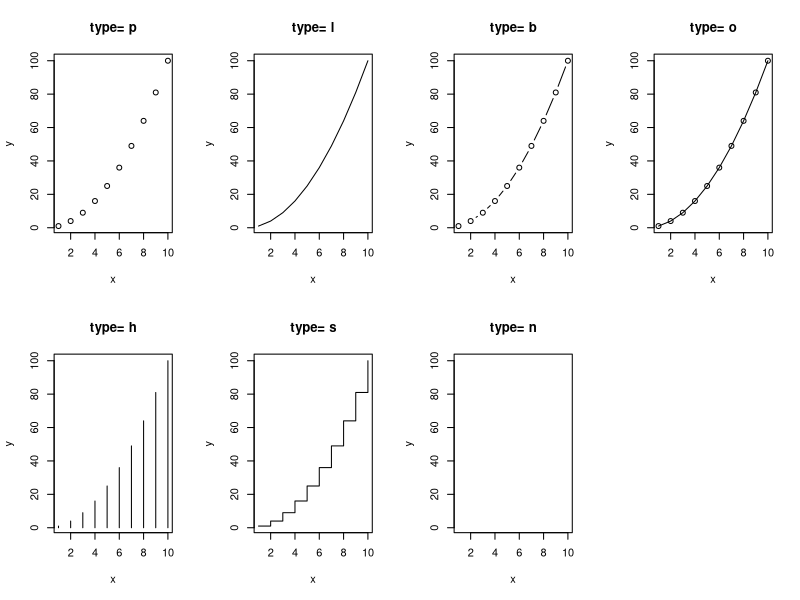
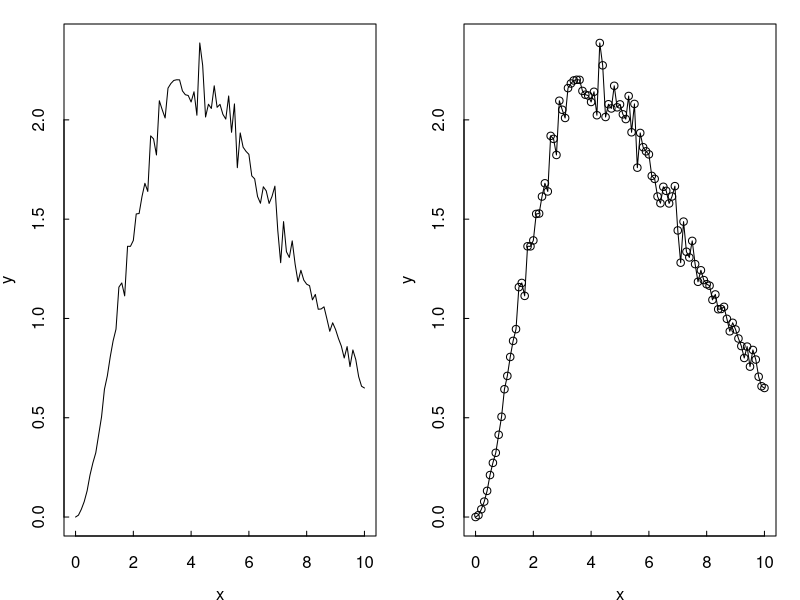
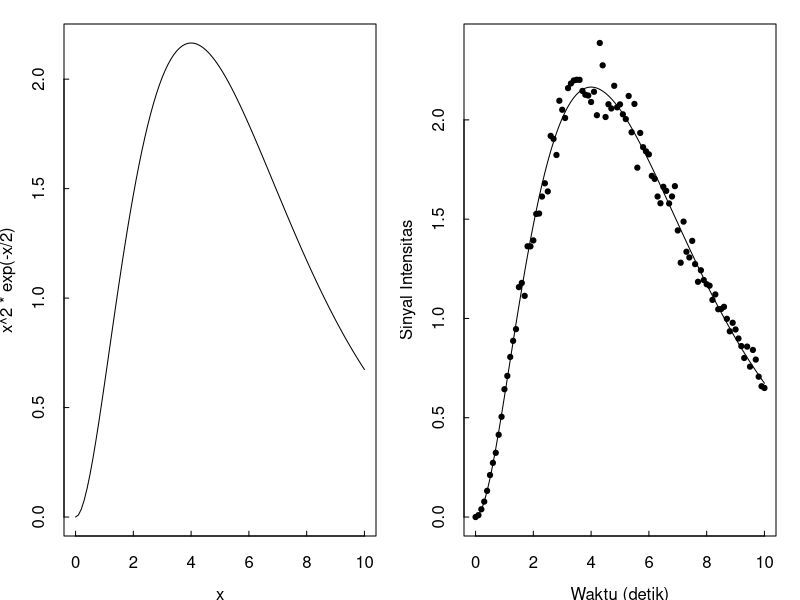
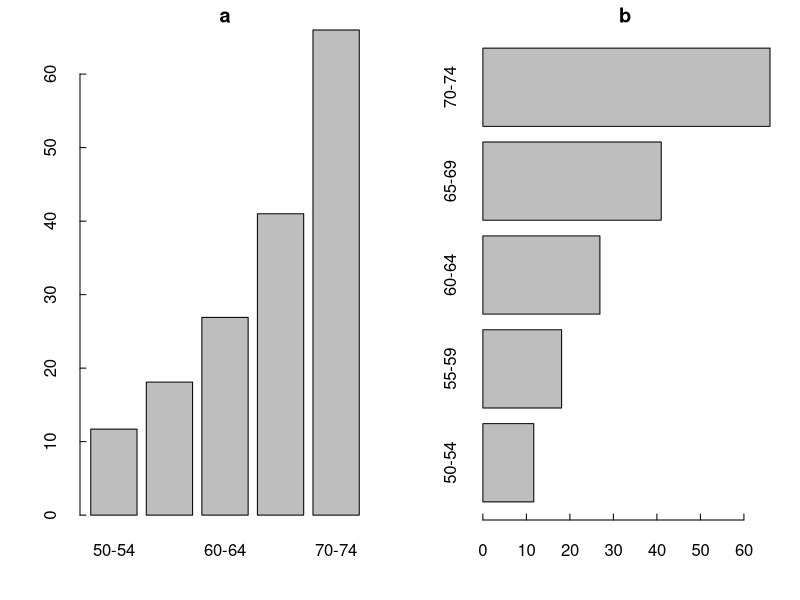
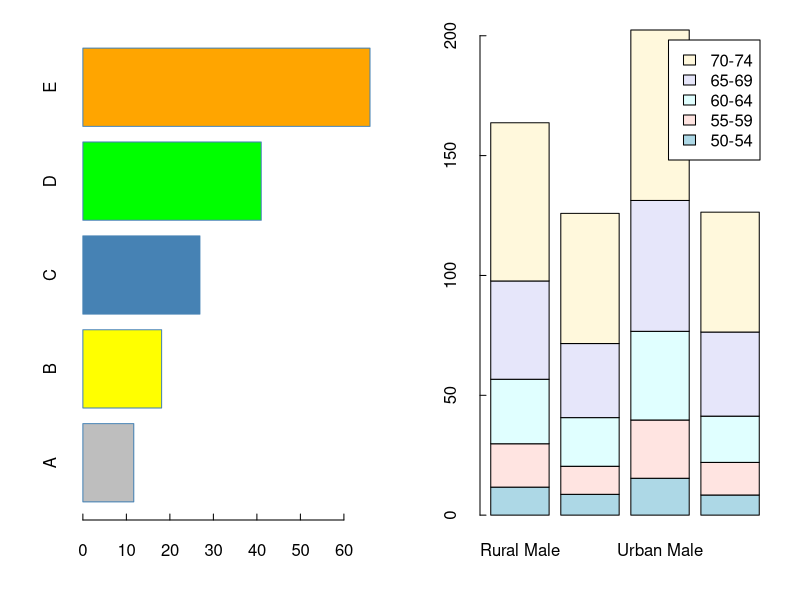
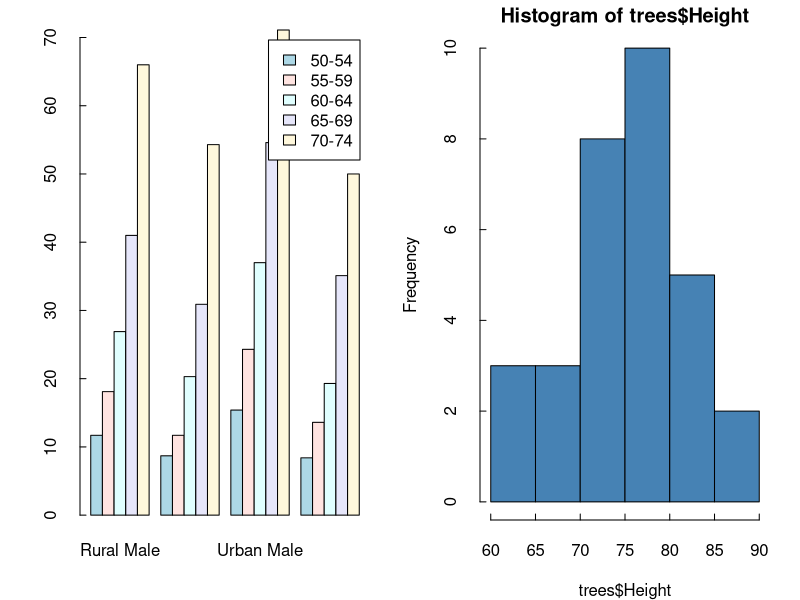
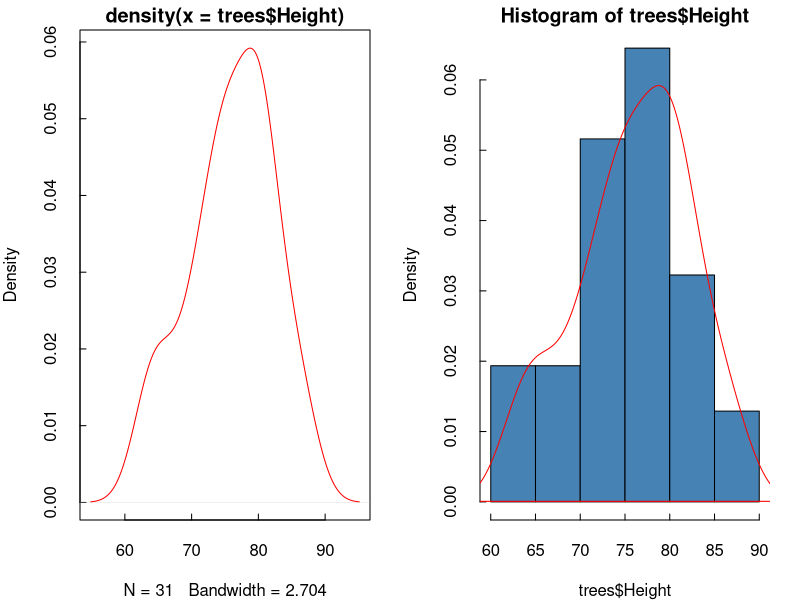
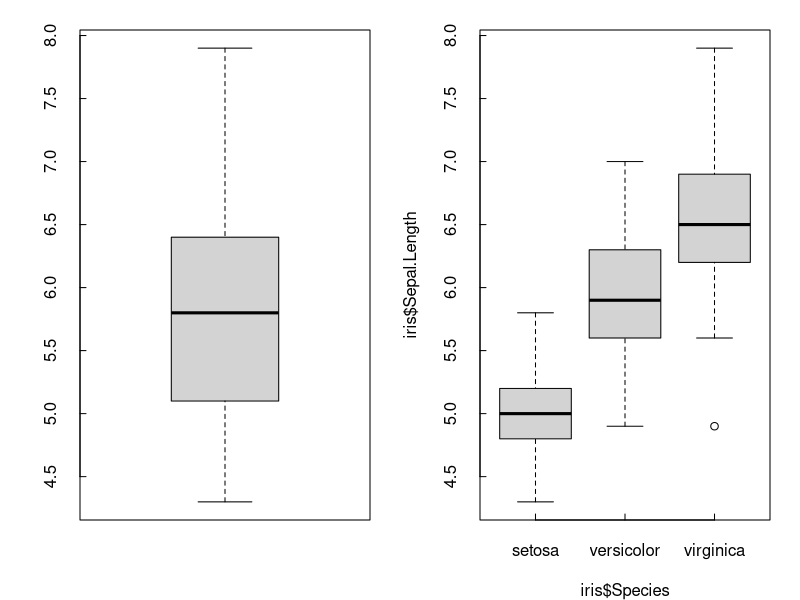

These figures' R source, in order:
## ---- chunk 1
# membuat vektor data 
x <- c(1:10); y <- x^2
## ---- chunk 2
# membagi jendela grafik menajdi 2 baris dan 4 kolom
par(mfrow=c(2,4))

# loop
type <- c("p","l","b","o","h","s","n")
for (i in type){
  plot(x,y, type= i,
       main= paste("type=", i))
}
## ---- chunk 3
par(mfrow=c(1,1))
## ---- chunk 4
set.seed(123)
x <- seq(from=0, to=10, by=0.1)
y <- x^2*exp(-x/2)*(1+rnorm(n=length(x), mean=0, sd=0.05))
## ---- chunk 5
par(mfrow=c(1,2),
    # mengatur margin grafik
    mar=c(4,4,1.5,1.5),
    # mengatur margin sumbu
    mex=0.8,
    # arah tick sumbu koordinat
    tcl=0.3)
plot(x, y, type="l")
plot(x, y, type="o")

## ---- chunk 6
par(mfrow=c(1,1))
## ---- chunk 7
par(mfrow=c(1,2),
    # mengatur margin grafik
    mar=c(4,4,1.5,1.5),
    # mengatur margin sumbu
    mex=0.8,
    # arah tick sumbu koordinat
    tcl=0.3)

# Grafik kiri
curve(expr=x^2*exp(-x/2), 
      from=0, to=10)

# Grafik kanan
plot(x, y, pch=19, cex=0.7,
     xlab="Waktu (detik)",
     ylab="Sinyal Intensitas")
curve(expr=x^2*exp(-x/2), 
      from=0, to=10, add=TRUE)

## ---- chunk 8
par(mfrow=c(1,1))
## ---- chunk 9
VADeaths
## ---- chunk 10
par(mfrow=c(1,2))
barplot(VADeaths[, "Rural Male"], main="a")
barplot(VADeaths[, "Rural Male"], main="b", horiz=TRUE)
## ---- chunk 11
barplot(VADeaths[, "Rural Male"],
        # ubah warna ouline menjadi steelblue
        border="steelblue",
        # ubah wana box
        col= c("grey", "yellow", "steelblue", "green", "orange"),
        # ubah nama grup dari A sampai E
        names.arg = LETTERS[1:5],
        # ubah orientasi menajadi horizontal
        horiz=TRUE)
## ---- chunk 12
# staked
barplot(VADeaths,
         col = c("lightblue", "mistyrose", "lightcyan", 
                 "lavender", "cornsilk"),
        legend = rownames(VADeaths))

## ---- chunk 13
# grouped
barplot(VADeaths,
         col = c("lightblue", "mistyrose", "lightcyan", 
                 "lavender", "cornsilk"),
        legend = rownames(VADeaths), beside = TRUE)

## ---- chunk 14
hist(trees$Height, col="steelblue")
## ---- chunk 15
# menghitung kernel density
dens <- density(trees$Height)

# plot densitas dengan outline merah
plot(dens,col="red")
## ---- chunk 16
# menghitung kernel density
dens <- density(trees$Height)

# histogram
hist(trees$Height, freq=FALSE, col="steelblue")

# tambahkan density plot
polygon(dens, border="red")
## ---- chunk 17
boxplot(iris$Sepal.Length)

## ---- chunk 18
boxplot(iris$Sepal.Length~iris$Species)
## ---- chunk 19
boxplot(iris$Sepal.Length~iris$Species,
        # ubah warna outline menjadi steelblue
        border = "steelblue",
        # ubah warna box berdasarkan grup
        col= c("#999999", "#E69F00", "#56B4E9"))
## ---- chunk 20
# ubah variable dose menjadi factor
ToothGrowth$dose <- as.factor(ToothGrowth$dose)

# print
head(ToothGrowth)
## ---- chunk 21
boxplot(len ~ supp*dose, data = ToothGrowth,
        col = c("white", "steelblue"))
## ---- chunk 22
# menambahkan judul
barplot(c(2,5), main="Main title",
        xlab="X axis title",
        ylab="Y axis title",
        sub="Sub-title")
## ---- chunk 23
# menambahkan judul
barplot(c(2,5), 
        # menambahkan judul
        main="Main title",
        xlab="X axis title",
        ylab="Y axis title",
        sub="Sub-title",
        # kustomisasi warna font
        col.main="red", 
        col.lab="blue", 
        col.sub="black",
        # kustomisasi font style
        font.main=4, 
        font.lab=4, 
        font.sub=4,
        # kustomisasi ukuran font
        cex.main=2, 
        cex.lab=1.7, 
        cex.sub=1.2)
## ---- chunk 24
# menambahkan judul
barplot(c(2,5,8))

# menambahkan judul
title(main="Main title",
      xlab="X axis title",
      ylab="Y axis title",
      sub="Sub-title",
      # kustomisasi warna font
      col.main="red", 
      col.lab="blue", 
      col.sub="black",
      # kustomisasi font style
      font.main=4, 
      font.lab=4, 
      font.sub=4,
      # kustomisasi ukuran font
      cex.main=2, 
      cex.lab=1.7, 
      cex.sub=1.2)
## ---- chunk 25
# membuat vektor numerik
x <- c(1:10)
y <- x^2
z <- x*2

# membuat line plot
plot(x,y, type="o", col="red", lty=1)

# menambahkan line plot
lines(x,z, type="o", col="blue", lty=2)

# menambahkan legend
legend(1, 95, legend=c("Line 1", "Line 2"),
       col=c("red", "blue"), lty=1:2, cex=0.8)
## ---- chunk 26
# membuat line plot
plot(x,y, type="o", col="red", lty=1)

# menambahkan line plot
lines(x,z, type="o", col="blue", lty=2)

# menambahkan legend
legend(1, 95, legend=c("Line 1", "Line 2"),
       col=c("red", "blue"), lty=1:2, cex=0.8,
       title="Line types", text.font=4, bg='lightblue')
## ---- chunk 27
# membuat line plot
plot(x,y, type="o", col="red", lty=1)

# menambahkan line plot
lines(x,z, type="o", col="blue", lty=2)

# menambahkan legend
legend(1, 95, legend=c("Line 1", "Line 2"),
       col=c("red", "blue"), lty=1:2, cex=0.8,
       title="Line types", text.font=4, bg='white',
       box.lty=2, box.lwd=2, box.col="steelblue")
## ---- chunk 28
# plot
plot(x,y, type = "n")

# posisi kiri atas, inset =0.05
legend("topleft",
  legend = "(x,y)",
  title = "topleft, inset = .05",
  inset = 0.05)
# posisi atas
legend("top",
       legend = "(x,y)",
       title = "top")
# posisi kanan atas inset = .02
legend("topright",
       legend = "(x,y)",
       title = "topright, inset = .02",
       inset = 0.02)
# posisi kiri
legend("left",
       legend = "(x,y)",
       title = "left")
# posisi tengah
legend("center",
       legend = "(x,y)",
       title = "center")
# posisi kanan
legend("right",
       legend = "(x,y)",
       title = "right")
# posisi kiri bawah
legend("bottomleft",
       legend = "(x,y)",
       title = "bottomleft")
# posisi bawah
legend("bottom",
       legend = "(x,y)",
       title = "bottom")
# posisi kanan bawah
legend("bottomright",
       legend = "(x,y)",
       title = "bottomright")
## ---- chunk 29

# tandai observasi yang memiliki nilai
# mpg < 15 dan wt > 5
d <- mtcars[mtcars$wt >= 5 & mtcars$mpg <= 15, ]


# plot
plot(mtcars$wt, mtcars$mpg, main="Milage vs. Car Weight",
      xlab="Weight", ylab="Miles/(US) gallon")

# menambahkan text
text(d$wt, d$mpg,  row.names(d),
     cex=0.65, pos=3,col="red")

## ---- chunk 30

plot(1:10, 1:10, 
     main="text(...) examples\n~~~~~~~~~~~")
text(4, 9, expression(hat(beta) == (X^t * X)^{-1} * X^t * y))
text(7, 4, expression(bar(x) == sum(frac(x[i], n), i==1, n)))

## ---- chunk 31
plot(1:10, 1:10, 
     main="mtext(...) examples\n~~~~~~~~~~~")
mtext("Magic function", side=3)
## ---- chunk 32
# membuat plot
plot(mtcars$wt, mtcars$mpg, main="Milage vs. Car Weight",
      xlab="Weight", ylab="Miles/(US) gallon")

# menambahkan garis vertikal di titik rata-rata weight
abline(v=mean(mtcars$wt), col="red", lwd=3, lty=2)

# menambahkan garis horizontal di titik rata-rata  mpg
abline(h=mean(mtcars$mpg), col="blue", lwd=3, lty=3)

# menambahkan garis regresi
abline(lm(mpg~wt, data=mtcars), lwd=4, lty=4)

## ---- chunk 33
generateRPointShapes<-function(){
  # menentukan parameter plot
  oldPar<-par()
  par(font=2, mar=c(0.5,0,0,0))
  # produksi titik axis
  y=rev(c(rep(1,6),rep(2,5), rep(3,5), rep(4,5), rep(5,5)))
  x=c(rep(1:5,5),6)
  # plot seluruh titik dan label
  plot(x, y, pch = 0:25, cex=1.5, ylim=c(1,5.5), xlim=c(1,6.5), 
       axes=FALSE, xlab="", ylab="", bg="blue")
  text(x, y, labels=0:25, pos=3)
  par(mar=oldPar$mar,font=oldPar$font )
}

# Print
generateRPointShapes()
## ---- chunk 34
generateRLineTypes<-function(){
  oldPar<-par()
  par(font=2, mar=c(0,0,0,0))
  plot(1, pch="", ylim=c(0,6), xlim=c(0,0.7), axes = FALSE ,xlab="", ylab="")
  for(i in 0:6) lines(c(0.3,0.7), c(i,i), lty=i, lwd=3)
  text(rep(0.1,6), 0:6, 
       labels=c("0.'blank'", "1.'solid'", "2.'dashed'", "3.'dotted'", 
                "4.'dotdash'", "5.'longdash'", "6.'twodash'"))
  par(mar=oldPar$mar,font=oldPar$font )
}
generateRLineTypes()
## ---- chunk 35
# membuat vektor numerik
x <- c(1:4)
y <- x^2

# plot
plot(x, y, pch=18, col="red", type="b",
     frame=FALSE, xaxt="n") # Remove x axis

# menambahkan axis
# bawah
axis(1, 1:4, LETTERS[1:4], col.axis="blue")
# atas
axis(3, col = "darkgreen", lty = 2, lwd = 0.5)
# kanan
axis(4, col = "violet", col.axis = "dark violet", lwd = 2)
## ---- chunk 36
# membagi jendela grafik menjadi 1 baris dan 3 kolom
par(mfrow=c(1,3))

# membuat vektor numerik
x<-c(1:10); y<-x*x

# simple plot
plot(x, y)

# plot dengan pengaturan rentang skala
plot(x, y, xlim=c(1,15), ylim=c(1,150))

# plot dengan transformasi skala log
plot(x, y, log="y")
## ---- chunk 37
par(mfrow=c(1,1))
## ---- chunk 38
# membuat vektor numerik
x<-c(1:10); y<-x*x

# plot
plot(x,y,
     # warna
     col.axis="red",
     # font style
     font.axis=2,
     # ukuran
     cex=1.5,
     # orientasi
     las=3,
     # sembunyikan sumbu x
     xaxt="n")
## ---- chunk 39
showCols <- function(cl=colors(), bg = "grey",
                     cex = 0.75, rot = 30) {
    m <- ceiling(sqrt(n <-length(cl)))
    length(cl) <- m*m; cm <- matrix(cl, m)
    require("grid")
    grid.newpage(); vp <- viewport(w = .92, h = .92)
    grid.rect(gp=gpar(fill=bg))
    grid.text(cm, x = col(cm)/m, y = rev(row(cm))/m, rot = rot,
              vp=vp, gp=gpar(cex = cex, col = cm))
}

# print 60 nama warna pertama
showCols(bg="gray20", cl=colors()[1:60], rot=30, cex=0.9)
## ---- chunk 40
n <- 1:20
x <- sin(n)
y <- cos(n)*exp(-n/3)
z <- outer(x,y)
par(mar=c(3,3,1.5,1.5), mex=0.8, mgp=c(2,0.5,0), tcl=0.3)
par(mfrow=c(1,2))

# plot pertama
image(z, col=gray(1:10/10))

# plot kedua
contour(z)
## ---- chunk 41
par(mar=c(3,3,1.5,1.5), mex=0.8, mgp=c(2,0.5,0), tcl=0.3)
par(mfrow=c(1,2))

# plot pertama
persp(n,n,z, theta=45, phi=20)

# plot kedua
persp(n,n,z, theta=45, phi=20, shade=0.5)
